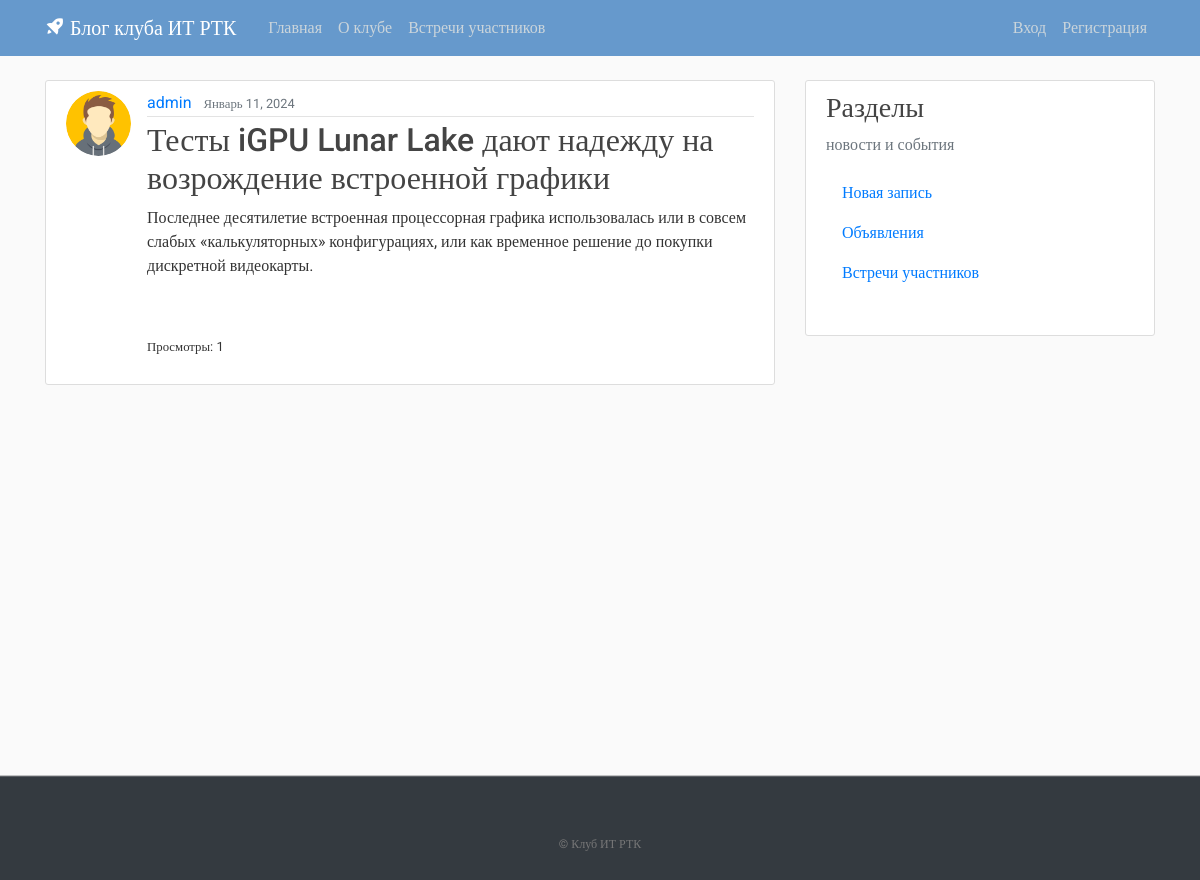
Screenshot of /post/11/ with the database file from the repository.
### blog/models.py (models this page shows, shortened)
class Post(models.Model):
    objects = None
    categories = (('O', 'Operator'),
                  ('S', 'Science'),
                  ('I', 'Internet'),
                  ('OS', 'Operation System'))
    author = models.ForeignKey(User, on_delete=models.CASCADE, null=True, verbose_name='Автор')
    title = models.CharField('Название', max_length=100, default='', validators=[MinLengthValidator(10)], null=False)
    anouncement = models.TextField('Аннотация', max_length=500, default='', validators=[MinLengthValidator(10)], null=False)
    content = models.TextField('Статья', max_length=100000, default='', validators=[MinLengthValidator(10)], null=False)
    date_posted = models.DateTimeField(default=timezone.now, verbose_name='Дата')
    category = models.CharField(max_length=50, choices=categories)
    def get_absolute_url(self):
     return f'/post/{self.id}'
    def get_views(self):
        return self.views.count()
    class Meta:
        ordering = ['title', 'date_posted']
        verbose_name= 'Новость'
        verbose_name_plural= 'Новости'

### users/models.py (models this page shows, shortened)
class Profile(models.Model):
    user = models.OneToOneField(User, on_delete=models.CASCADE)
    image = models.ImageField(default='default.jpg', upload_to='profile_pics')

### blog/views.py (the view)
# urls.py: path('post/<int:pk>/', PostDetailView.as_view(), name='post-detail'),
class PostDetailView(ViewCountMixin, DetailView):
    model = Post
    template_name = 'blog/post_detail.html'
    context_object_name = 'post'

### blog/utils.py (called while the page is built)
def get_client_ip(request):
    x_forwarded_for = request.META.get('HTTP_X_FORWARDED_FOR')
    if x_forwarded_for:
        ip = x_forwarded_for.split(',')[0]
    else:
        ip = request.META.get('REMOTE_ADDR')
    return ip

    def get_object(self):
        obj = super().get_object()
        ip_address = get_client_ip(self.request)
        ViewCount.objects.get_or_create(post=obj, ip_address=ip_address)
        return obj

### blog/templates/blog/post_detail.html (shortened to what this page needs)
{% extends "blog/base.html" %}
{% block content %}
  <article class="media content-section">
    <img class="rounded-circle article-img" src="{{ object.author.profile.image.url }}">
    <div class="media-body">
      <div class="article-metadata">
        <a class="mr-2" href="{{post.user}}">{{ object.author }}</a>
        <small class="text-muted">{{ object.date_posted|date:"F d, Y" }}</small>
      </div>
      <h2 class="article-title">{{ object.title }}</h2>
      <p class="=article-anouncement">{{object.anouncement}}</p>
      <p class="article-content"><a href="{{ post.get_absolute_url }}" class="text-white fw-bold">Полный текст ...</a></p>
      <p><small>Просмотры: {{ post.get_views }}</small></p>
    </div>
  </article>
{% endblock content %}

### blog/static/blog/main.css (style rules this page uses)
body, html { width:100%; height:100% }
body { margin:0; padding:0; background: #fafafa; color: #333333; margin-top: 5rem; font-family:Roboto; }
h1, h2, h3, h4, h5, h6 { color: #444444; }
.content-section { background: #ffffff; padding: 10px 20px; border: 1px solid #dddddd; border-radius: 3px; margin-bottom: 20px; }
.article-title { color: #444444; }
.article-content { white-space: pre-line; }
.article-img { height: 65px; width: 65px; margin-right: 16px; }
.article-metadata { padding-bottom: 1px; margin-bottom: 4px; border-bottom: 1px solid #e3e3e3 }

### rows the page displays
Post: author.profile.image (picture), author "admin", date_posted "Январь 11, 2024", title "Тесты iGPU Lunar Lake дают надежду на возрождение встроенной графики", anouncement "Последнее десятилетие встроенная процессорная графика использовалась или в совсем слабых «калькуляторных» конфигурациях, или как временное решение до покупки дискретной видеокарты.", get_views "1"
